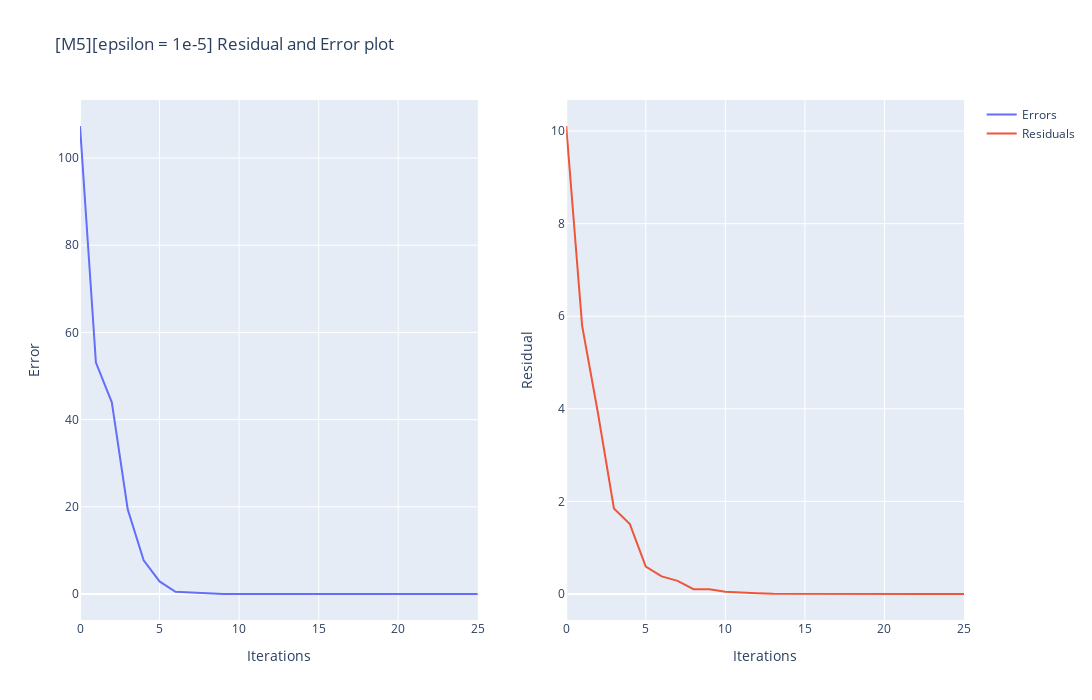

Notebook code for this chart:
### Code cell
fig = make_subplots(rows=1, cols=2, shared_xaxes=False)
fig.add_trace( go.Scatter(x=list(range(0,len(errors_m5))), y=errors_m5,name="Errors"),
    row=1, col=1)
fig.add_trace(
    go.Scatter(x=list(range(0,len(residual_m5))), y=residual_m5,name="Residuals"), row=1, col=2
)
fig.update_xaxes(title_text="Iterations", row=1, col=1)
fig.update_yaxes(title_text="Error", row=1, col=1)
fig.update_xaxes(title_text="Iterations", row=1, col=2)
fig.update_yaxes(title_text="Residual", row=1, col=2)
fig.update_layout(height=700, width=1800,title_text="[M5][epsilon = 1e-5] Residual and Error plot").show()

### Figure 1 — Plotly figure (JSON) as saved in the notebook; plotly's stock layout.template omitted (floating-point values rounded to 4 significant figures)
{"data": [{"name": "Errors", "type": "scatter", "x": [0, 1, 2, 3, 4, 5, 6, 7, 8, 9, 10, 11, 12, 13, 14, 15, 16, 17, 18, 19, 20, 21, 22, 23, 24, 25], "xaxis": "x", "y": [107.3, 53.1, 43.96, 19.4, 7.746, 2.88, 0.5106, 0.3262, 0.1245, 0.02367, 0.01261, 0.001898, 0.002244, 0.0002831, 3.551e-05, 1.026e-05, 5.41e-06, 1.428e-06, 4.87e-07, 1.287e-07, 6.324e-08, 1.426e-08, 4.977e-09, 1.504e-09, 4.628e-10, 1.752e-10], "yaxis": "y"}, {"name": "Residuals", "type": "scatter", "x": [0, 1, 2, 3, 4, 5, 6, 7, 8, 9, 10, 11, 12, 13, 14, 15, 16, 17, 18, 19, 20, 21, 22, 23, 24, 25], "xaxis": "x2", "y": [10.11, 5.798, 3.9, 1.847, 1.51, 0.5938, 0.3809, 0.2828, 0.1051, 0.1025, 0.04616, 0.02352, 0.01519, 0.004471, 0.002687, 0.001429, 0.000934, 0.0005029, 0.0002734, 0.0001476, 9.181e-05, 4.386e-05, 2.841e-05, 1.326e-05, 1.104e-05, 4.765e-06], "yaxis": "y2"}], "layout": {"height": 700, "title": {"text": "[M5][epsilon = 1e-5] Residual and Error plot"}, "width": 1800, "xaxis": {"anchor": "y", "domain": [0, 0.45], "title": {"text": "Iterations"}}, "xaxis2": {"anchor": "y2", "domain": [0.55, 1], "title": {"text": "Iterations"}}, "yaxis": {"anchor": "x", "domain": [0, 1], "title": {"text": "Error"}}, "yaxis2": {"anchor": "x2", "domain": [0, 1], "title": {"text": "Residual"}}}}
